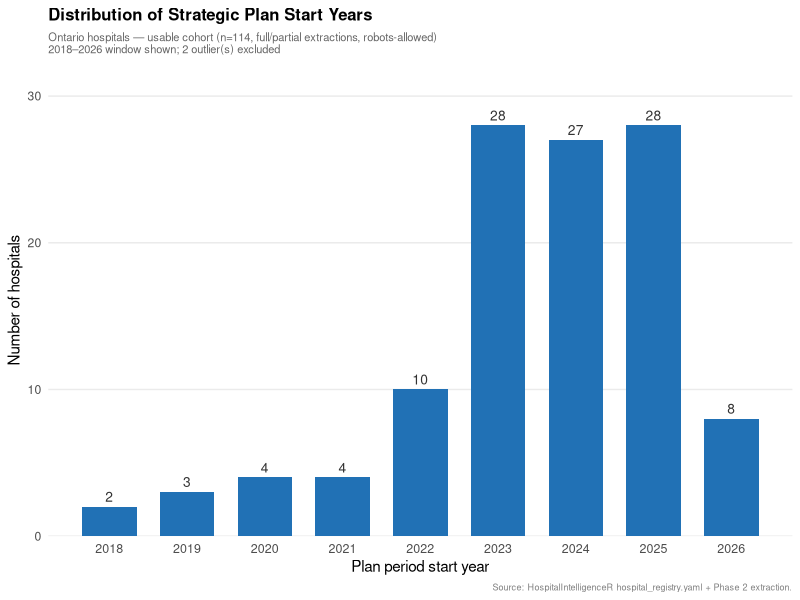
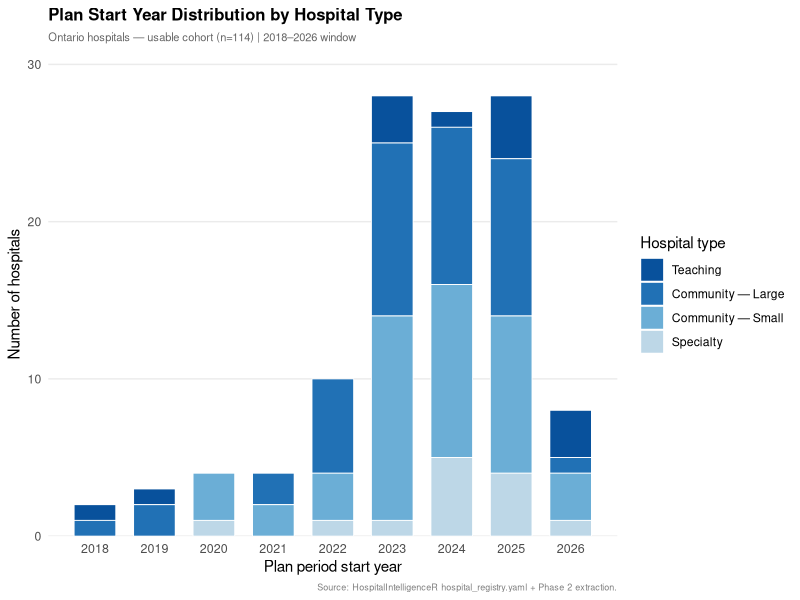

Generate these figures, in order, with R:

# =============================================================================
# analysis/scripts/03a_explore_plan_years.R
# HospitalIntelligenceR — Direction 3 Preflight: Plan Year Distribution
#
# PURPOSE:
#   Exploratory analysis of plan_period_start year distribution before building
#   the temporal theme trend analysis. Confirms whether there is sufficient
#   spread and volume across years to support a credible trend analysis.
#
# QUESTIONS:
#   - How are hospitals distributed across plan start years?
#   - Is there sufficient volume in each year to support theme analysis?
#   - Which hospitals have missing or suspect plan start dates?
#   - Does year distribution vary by hospital type group?
#
# OUTPUTS:
#   analysis/outputs/tables/03a_plan_year_distribution.csv
#   analysis/outputs/tables/03a_plan_year_by_type.csv
#   analysis/outputs/tables/03a_missing_or_suspect_dates.csv
#   analysis/outputs/figures/03a_plan_year_histogram.png
#   analysis/outputs/figures/03a_plan_year_by_type.png
#
# DEPENDENCIES:
#   Requires 'spine' in environment (from 00_prepare_data.R)
#   OR will load analysis/data/hospital_spine.csv directly.
#
# USAGE:
#   source("analysis/scripts/00_prepare_data.R")   # if not already run
#   source("analysis/scripts/03a_explore_plan_years.R")
# =============================================================================

suppressPackageStartupMessages({
  library(dplyr)
  library(ggplot2)
  library(readr)
  library(tidyr)
  library(stringr)
})


# =============================================================================
# SECTION 1: Load data
# =============================================================================

if (!exists("spine")) {
  message("'spine' not found in environment — loading from CSV.")
  spine <- read_csv(
    "analysis/data/hospital_spine.csv",
    col_types = cols(
      .default         = col_character(),
      robots_allowed   = col_logical(),
      has_extraction   = col_logical(),
      has_vision       = col_logical(),
      has_mission      = col_logical(),
      has_values       = col_logical(),
      has_purpose      = col_logical(),
      plan_period_parse_ok = col_logical(),
      n_directions     = col_integer(),
      plan_start_year  = col_integer()
    ),
    show_col_types = FALSE
  )
}

cat(sprintf("Spine loaded: %d hospitals\n", nrow(spine)))


# =============================================================================
# SECTION 2: Analytical cohort — same exclusions as 01a/01b
# =============================================================================

# Collapse Community — Medium into Community — Large (n=1)
spine_all <- spine %>%
  mutate(
    type_group = case_when(
      hospital_type_group == "Community — Medium" ~ "Community — Large",
      TRUE                                        ~ hospital_type_group
    ),
    type_group = factor(type_group, levels = c(
      "Teaching",
      "Community — Large",
      "Community — Small",
      "Specialty"
    ))
  )

# Usable cohort: robots-allowed, full/partial extraction
spine_usable <- spine_all %>%
  filter(
    robots_allowed == TRUE,
    extraction_quality %in% c("full", "partial")
  )

cat(sprintf("Usable cohort (full/partial, robots-allowed): %d hospitals\n\n",
            nrow(spine_usable)))


# =============================================================================
# SECTION 3: Flag missing and suspect plan start years
# =============================================================================

# Missing: plan_start_year is NA
missing_year <- spine_usable %>%
  filter(is.na(plan_start_year)) %>%
  select(fac, hospital_name, hospital_type_group,
         plan_period_start, plan_period_parse_ok, extraction_quality)

# Suspect: years outside the plausible 2018–2026 window
# (pre-2018 plans are likely stale; post-2026 are likely data entry errors)
suspect_year <- spine_usable %>%
  filter(!is.na(plan_start_year)) %>%
  filter(plan_start_year < 2018 | plan_start_year > 2026) %>%
  select(fac, hospital_name, hospital_type_group, plan_start_year,
         plan_period_start, extraction_quality)

cat("=== Missing plan start year ===\n")
if (nrow(missing_year) == 0) {
  cat("None — all usable hospitals have a parseable plan start year.\n\n")
} else {
  print(as.data.frame(missing_year))
  cat("\n")
}

cat("=== Suspect plan start year (outside 2018–2026) ===\n")
if (nrow(suspect_year) == 0) {
  cat("None — all years within plausible window.\n\n")
} else {
  print(as.data.frame(suspect_year))
  cat("\n")
}


# =============================================================================
# SECTION 4: Year distribution — overall
# =============================================================================

# Restrict to plausible window for distribution analysis
# Flag outliers separately rather than silently dropping
YEAR_MIN <- 2018
YEAR_MAX <- 2026

spine_dated <- spine_usable %>%
  filter(!is.na(plan_start_year)) %>%
  mutate(
    year_in_window = plan_start_year >= YEAR_MIN & plan_start_year <= YEAR_MAX
  )

spine_windowed <- spine_dated %>% filter(year_in_window)
spine_outliers <- spine_dated %>% filter(!year_in_window)

year_dist <- spine_windowed %>%
  count(plan_start_year, name = "n_hospitals") %>%
  arrange(plan_start_year) %>%
  mutate(
    pct          = round(100 * n_hospitals / sum(n_hospitals), 1),
    cum_pct      = round(cumsum(n_hospitals) / sum(n_hospitals) * 100, 1),
    # Flag years with fewer than 10 hospitals — may be too thin for theme analysis
    thin_year    = n_hospitals < 10
  )

cat("=== Plan start year distribution (usable cohort, 2018–2026 window) ===\n")
print(as.data.frame(year_dist))
cat(sprintf("\nTotal in window: %d hospitals\n", sum(year_dist$n_hospitals)))
cat(sprintf("Outliers excluded from window: %d hospitals\n", nrow(spine_outliers)))
if (nrow(spine_outliers) > 0) {
  cat("  FACs excluded:\n")
  spine_outliers %>%
    select(fac, hospital_name, plan_start_year, plan_period_start) %>%
    { cat(paste0("    FAC ", .$fac, " (", .$hospital_name, "): ",
                 .$plan_start_year, " [parsed: ", .$plan_period_start, "]\n")); . } %>%
    invisible()
}
cat("\n")


# =============================================================================
# SECTION 5: Year distribution by hospital type
# =============================================================================

year_by_type <- spine_windowed %>%
  count(type_group, plan_start_year, name = "n_hospitals") %>%
  pivot_wider(
    names_from  = plan_start_year,
    values_from = n_hospitals,
    values_fill = 0
  ) %>%
  arrange(type_group)

cat("=== Plan start year by hospital type ===\n")
print(as.data.frame(year_by_type))
cat("\n")


# =============================================================================
# SECTION 6: Feasibility assessment
# =============================================================================

cat("=== Temporal feasibility assessment ===\n")

# For theme trend analysis we need sufficient hospitals per year
# Minimum threshold: 10 hospitals per year-point for stable percentages
n_years_sufficient <- sum(year_dist$n_hospitals >= 10)
n_years_thin       <- sum(year_dist$n_hospitals < 10 & year_dist$n_hospitals > 0)

cat(sprintf("  Years with >= 10 hospitals: %d\n", n_years_sufficient))
cat(sprintf("  Years with < 10 hospitals:  %d (may need grouping)\n", n_years_thin))

# Suggest banding if individual years are thin
# e.g. group into Pre-2021, 2021, 2022, 2023, 2024, 2025+
if (n_years_thin > 0) {
  cat("\n  Thin years (< 10 hospitals):\n")
  year_dist %>%
    filter(thin_year) %>%
    { cat(paste0("    ", .$plan_start_year, ": n=", .$n_hospitals, "\n")); . } %>%
    invisible()
  cat("\n  Consider banding thin years into a combined group (e.g. '2018–2020')\n")
  cat("  before proceeding with theme trend analysis.\n")
}

cat("\n")


# =============================================================================
# SECTION 7: Write tables
# =============================================================================

dir.create("analysis/outputs/tables", recursive = TRUE, showWarnings = FALSE)

write_csv(year_dist,    "analysis/outputs/tables/03a_plan_year_distribution.csv")
write_csv(year_by_type, "analysis/outputs/tables/03a_plan_year_by_type.csv")

# Missing/suspect flags — always write even if empty (useful as a record)
write_csv(missing_year, "analysis/outputs/tables/03a_missing_dates.csv")
write_csv(suspect_year, "analysis/outputs/tables/03a_suspect_dates.csv")

cat("Tables written to analysis/outputs/tables/\n\n")


# =============================================================================
# SECTION 8: Chart 1 — Overall year histogram
# =============================================================================

dir.create("analysis/outputs/figures", recursive = TRUE, showWarnings = FALSE)

p_hist <- ggplot(
  spine_windowed,
  aes(x = plan_start_year)
) +
  geom_bar(fill = "#2171B5", width = 0.7) +
  geom_text(
    stat  = "count",
    aes(label = after_stat(count)),
    vjust = -0.5,
    size  = 3.5,
    colour = "grey20"
  ) +
  scale_x_continuous(
    breaks = YEAR_MIN:YEAR_MAX
  ) +
  scale_y_continuous(
    limits = c(0, NA),
    expand = expansion(mult = c(0, 0.15))
  ) +
  labs(
    title    = "Distribution of Strategic Plan Start Years",
    subtitle = sprintf(
      "Ontario hospitals — usable cohort (n=%d, full/partial extractions, robots-allowed)\n%d–%d window shown; %d outlier(s) excluded",
      nrow(spine_windowed), YEAR_MIN, YEAR_MAX, nrow(spine_outliers)
    ),
    x       = "Plan period start year",
    y       = "Number of hospitals",
    caption = "Source: HospitalIntelligenceR hospital_registry.yaml + Phase 2 extraction."
  ) +
  theme_minimal(base_size = 11) +
  theme(
    plot.title    = element_text(face = "bold", size = 12),
    plot.subtitle = element_text(colour = "grey40", size = 8),
    plot.caption  = element_text(colour = "grey50", size = 6.5),
    panel.grid.major.x = element_blank(),
    panel.grid.minor   = element_blank(),
    axis.text.x   = element_text(size = 9)
  )

ggsave(
  "analysis/outputs/figures/03a_plan_year_histogram.png",
  plot   = p_hist,
  width  = 8,
  height = 5,
  dpi    = 300
)
cat("Figure saved: 03a_plan_year_histogram.png\n")


# =============================================================================
# SECTION 9: Chart 2 — Year distribution by hospital type (stacked bar)
# =============================================================================

year_type_long <- spine_windowed %>%
  count(type_group, plan_start_year, name = "n_hospitals")

p_type_year <- ggplot(
  year_type_long,
  aes(x = plan_start_year, y = n_hospitals, fill = type_group)
) +
  geom_col(width = 0.7, colour = "white", linewidth = 0.3) +
  scale_fill_manual(
    values = c(
      "Teaching"          = "#08519C",
      "Community — Large" = "#2171B5",
      "Community — Small" = "#6BAED6",
      "Specialty"         = "#BDD7E7"
    ),
    name = "Hospital type"
  ) +
  scale_x_continuous(breaks = YEAR_MIN:YEAR_MAX) +
  scale_y_continuous(
    limits = c(0, NA),
    expand = expansion(mult = c(0, 0.1))
  ) +
  labs(
    title    = "Plan Start Year Distribution by Hospital Type",
    subtitle = sprintf(
      "Ontario hospitals — usable cohort (n=%d) | %d–%d window",
      nrow(spine_windowed), YEAR_MIN, YEAR_MAX
    ),
    x       = "Plan period start year",
    y       = "Number of hospitals",
    caption = "Source: HospitalIntelligenceR hospital_registry.yaml + Phase 2 extraction."
  ) +
  theme_minimal(base_size = 11) +
  theme(
    plot.title    = element_text(face = "bold", size = 12),
    plot.subtitle = element_text(colour = "grey40", size = 8),
    plot.caption  = element_text(colour = "grey50", size = 6.5),
    panel.grid.major.x = element_blank(),
    panel.grid.minor   = element_blank(),
    axis.text.x   = element_text(size = 9),
    legend.position = "right"
  )

ggsave(
  "analysis/outputs/figures/03a_plan_year_by_type.png",
  plot   = p_type_year,
  width  = 8,
  height = 5,
  dpi    = 300
)
cat("Figure saved: 03a_plan_year_by_type.png\n")

cat("\nDone. Review year distribution before proceeding to 03b_theme_trends.R\n")
cat("Key decision: are any years thin enough to require banding?\n")
